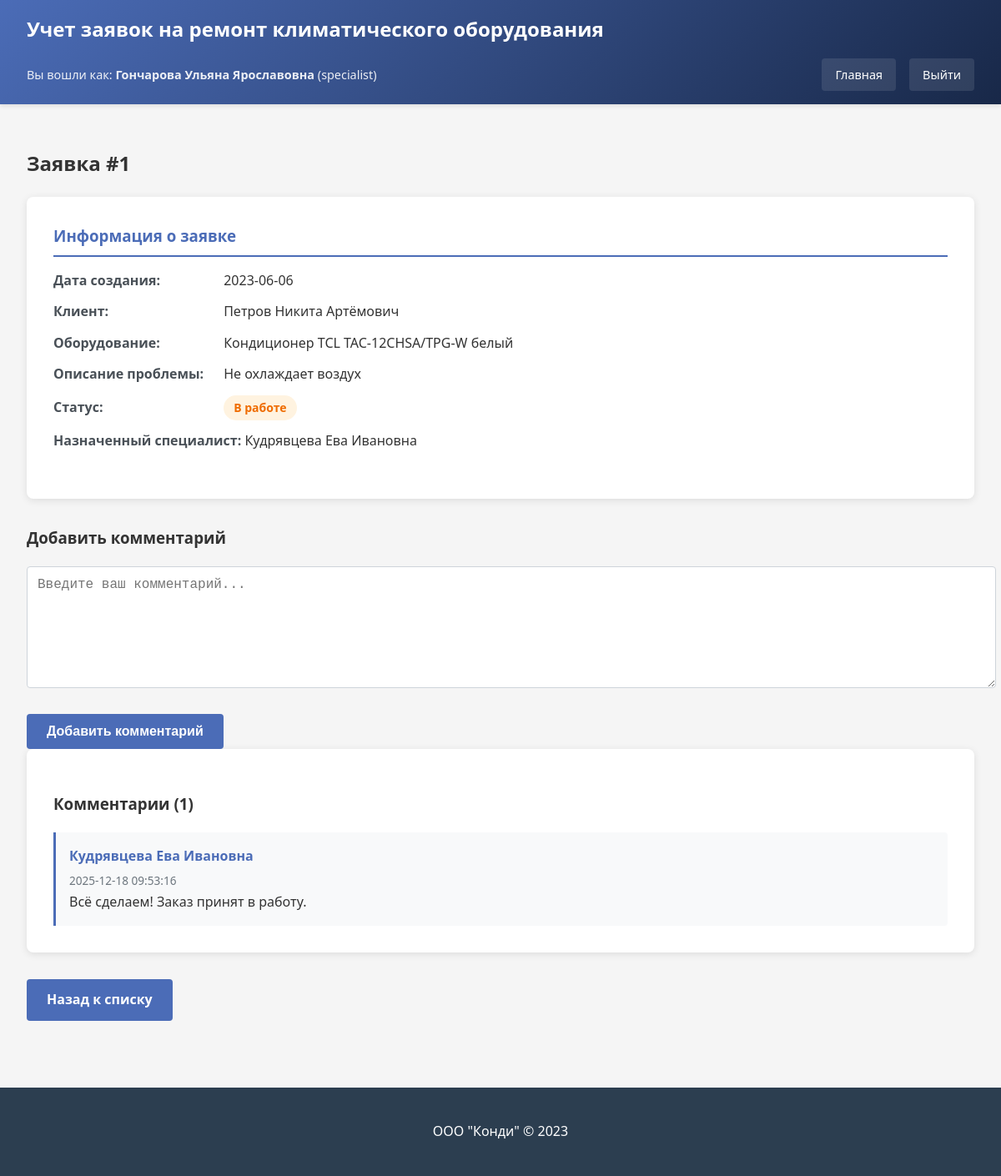
The app's page /request/1 (signed in) with its own data.
### tables this page shows
CREATE TABLE users (
    id INTEGER PRIMARY KEY AUTOINCREMENT,
    fio TEXT NOT NULL,
    phone TEXT NOT NULL,
    login TEXT UNIQUE NOT NULL,
    password_hash TEXT NOT NULL,
    role TEXT NOT NULL CHECK(role IN ('client', 'specialist', 'operator', 'manager', 'quality_manager', 'admin'))
);

CREATE TABLE repair_requests (
    id INTEGER PRIMARY KEY AUTOINCREMENT,
    created_date TIMESTAMP NOT NULL DEFAULT CURRENT_TIMESTAMP,
    client_id INTEGER NOT NULL,
    equipment_type TEXT NOT NULL,
    equipment_model TEXT NOT NULL,
    problem_description TEXT NOT NULL,
    status TEXT NOT NULL DEFAULT 'new' CHECK(status IN ('new', 'in_progress', 'waiting_parts', 'completed', 'cancelled')),
    assigned_specialist_id INTEGER,
    completion_date TIMESTAMP,
    repair_parts TEXT,
    FOREIGN KEY (client_id) REFERENCES users (id),
    FOREIGN KEY (assigned_specialist_id) REFERENCES users (id)
);

CREATE TABLE comments (
    id INTEGER PRIMARY KEY AUTOINCREMENT,
    request_id INTEGER NOT NULL,
    author_id INTEGER NOT NULL,
    message TEXT NOT NULL,
    created_at TIMESTAMP NOT NULL DEFAULT CURRENT_TIMESTAMP,
    FOREIGN KEY (request_id) REFERENCES repair_requests (id) ON DELETE CASCADE,
    FOREIGN KEY (author_id) REFERENCES users (id)
);

### app.py (the view)
@app.route('/request/<int:request_id>')
@login_required
def request_detail(request_id):
    db = get_db()
    request_data = db.execute('''
        SELECT r.*, uc.fio as client_fio, us.fio as specialist_fio
        FROM repair_requests r
        LEFT JOIN users uc ON r.client_id = uc.id
        LEFT JOIN users us ON r.assigned_specialist_id = us.id
        WHERE r.id = ?
    ''', (request_id,)).fetchone()
    if request_data is None:
        flash('Заявка не найдена.', 'danger')
        return redirect(url_for('index'))
    if g.user['role'] == 'client' and request_data['client_id'] != g.user['id']:
        flash('У вас нет доступа к этой заявке.', 'danger')
        return redirect(url_for('index'))
    comments = db.execute('''
        SELECT c.*, u.fio as author_fio
        FROM comments c
        JOIN users u ON c.author_id = u.id
        WHERE c.request_id = ?
        ORDER BY c.created_at DESC
    ''', (request_id,)).fetchall()
    masters = db.execute('''
        SELECT id, fio FROM users
        WHERE role IN ('specialist', 'admin')
        ORDER BY fio
    ''').fetchall()
    return render_template('request_detail.html',
                         request=request_data,
                         comments=comments,
                         masters=masters)

### app.py (called while the page is built)
@app.before_request
def load_logged_in_user():
    user_id = session.get('user_id')
    if user_id is None:
        g.user = None
    else:
        db = get_db()
        g.user = db.execute('SELECT * FROM users WHERE id = ?', (user_id,)).fetchone()

def login_required(view):
    from functools import wraps
    @wraps(view)
    def wrapped_view(**kwargs):
        if g.user is None:
            return redirect(url_for('login'))
        return view(**kwargs)
    return wrapped_view

### database.py (called while the page is built)
def get_db():
    if 'db' not in g:
        g.db = sqlite3.connect(DATABASE)
        g.db.row_factory = sqlite3.Row
    return g.db

### templates/request_detail.html (shortened to what this page needs)
{% extends 'layout.html' %}
{% block content %}
    <h2>Заявка #{{ request.id }}</h2>
    <div class="request-info">
        <div class="info-section">
            <h3>Информация о заявке</h3>
            <p><strong>Дата создания:</strong> {{ request.created_date }}</p>
            <p><strong>Клиент:</strong> {{ request.client_fio }}</p>
            <p><strong>Оборудование:</strong> {{ request.equipment_type }} {{ request.equipment_model }}</p>
            <p><strong>Описание проблемы:</strong> {{ request.problem_description }}</p>
            <p><strong>Статус:</strong>
                <span class="status status-{{ request.status }}">
                    {% if request.status == 'new' %}Новая
                    {% elif request.status == 'in_progress' %}В работе
                    {% elif request.status == 'waiting_parts' %}Ожидание запчастей
                    {% elif request.status == 'completed' %}Завершена
                    {% elif request.status == 'cancelled' %}Отменена
                    {% else %}{{ request.status }}{% endif %}
                </span>
            </p>
            <p><strong>Назначенный специалист:</strong>
                {% if request.specialist_fio %}
                    {{ request.specialist_fio }}
                {% else %}
                    <span class="text-muted">Не назначен</span>
                {% endif %}
            </p>
        </div>
    </div>
    {% if g.user['role'] in ['specialist', 'operator', 'admin', 'manager', 'quality_manager'] %}
    <div class="comment-form-section">
        <h3>Добавить комментарий</h3>
        <form method="post" action="{{ url_for('add_comment', request_id=request.id) }}">
            <div class="form-group">
                <textarea name="message" rows="3" placeholder="Введите ваш комментарий..." required></textarea>
            </div>
            <button type="submit" class="btn btn-primary">Добавить комментарий</button>
        </form>
    </div>
    {% endif %}
    <div class="comments-section">
        <h3>Комментарии ({{ comments|length }})</h3>
        {% if comments %}
            {% for comment in comments %}
                <div class="comment">
                    <div class="comment-header">
                        <strong>{{ comment.author_fio }}</strong>
                        <small>{{ comment.created_at }}</small>
                    </div>
                    <div class="comment-body">
                        {{ comment.message }}
                    </div>
                </div>
            {% endfor %}
        {% else %}
            <p class="text-muted">Комментариев пока нет.</p>
        {% endif %}
    </div>
    <a href="{{ url_for('index') }}" class="btn">Назад к списку</a>
{% endblock %}

### templates/layout.html (shortened to what this page needs)
<!DOCTYPE html>
<html lang="ru">
<head>
    <link rel="stylesheet" href="{{ url_for('static', filename='style.css') }}">
</head>
<body>
    <header>
        <h1>Учет заявок на ремонт климатического оборудования</h1>
        <nav>
            {% if g.user %}
                <span>Вы вошли как: <strong>{{ g.user['fio'] }}</strong> ({{ g.user['role'] }})</span>
                <a href="{{ url_for('index') }}">Главная</a>
                <a href="{{ url_for('logout') }}">Выйти</a>
            {% endif %}
        </nav>
    </header>
    <main>
        {% block content %}{% endblock %}
    </main>
    <footer>
        <p>ООО "Конди" &copy; 2023</p>
    </footer>
</body>
</html>

### static/style.css (style rules this page uses)
body { font-family: 'Segoe UI', Tahoma, Geneva, Verdana, sans-serif; margin: 0; padding: 0; background-color: #f5f5f5; color: #333; line-height: 1.6; }
header { background: linear-gradient(135deg, #4b6cb7 0%, #182848 100%); color: white; padding: 1rem 2rem; box-shadow: 0 2px 5px rgba(0,0,0,0.1); }
header h1 { margin: 0; font-size: 1.5rem; font-weight: 600; }
nav { margin-top: 1rem; display: flex; gap: 1rem; align-items: center; flex-wrap: wrap; }
nav span { margin-right: auto; font-size: 0.9rem; opacity: 0.9; }
nav a { color: white; text-decoration: none; padding: 0.5rem 1rem; border-radius: 4px; background-color: rgba(255,255,255,0.1); transition: background-color 0.3s; font-size: 0.9rem; }
main { padding: 2rem; max-width: 1200px; margin: 0 auto; min-height: 70vh; }
footer { text-align: center; padding: 1.5rem; background-color: #2c3e50; color: white; margin-top: 3rem; }
.form-group { margin-bottom: 1.5rem; }
.form-group input, .form-group select, .form-group textarea { width: 100%; padding: 0.75rem; border: 1px solid #ced4da; border-radius: 4px; font-size: 1rem; transition: border-color 0.3s; }
.form-group textarea { min-height: 120px; resize: vertical; }
.btn { display: inline-block; padding: 0.75rem 1.5rem; background: #4b6cb7; color: white; border: none; border-radius: 4px; cursor: pointer; font-size: 1rem; font-weight: 600; text-decoration: none; transition: all 0.3s; }
.status { display: inline-block; padding: 0.25rem 0.75rem; border-radius: 20px; font-size: 0.875rem; font-weight: 600; }
.status-in_progress { background: #fff3e0; color: #ef6c00; }
.request-info { background: white; padding: 2rem; border-radius: 8px; box-shadow: 0 2px 10px rgba(0,0,0,0.1); margin-bottom: 2rem; }
.info-section { margin-bottom: 1.5rem; }
.info-section h3 { margin-top: 0; color: #4b6cb7; border-bottom: 2px solid #4b6cb7; padding-bottom: 0.5rem; margin-bottom: 1rem; }
.info-section p { margin: 0.75rem 0; }
.info-section strong { color: #495057; min-width: 200px; display: inline-block; }
.comments-section { background: white; padding: 2rem; border-radius: 8px; box-shadow: 0 2px 10px rgba(0,0,0,0.1); margin-bottom: 2rem; }
.comment { border-left: 3px solid #4b6cb7; padding: 1rem; margin-bottom: 1rem; background: #f8f9fa; border-radius: 0 4px 4px 0; }
.comment:last-child { margin-bottom: 0; }
.comment strong { color: #4b6cb7; display: block; margin-bottom: 0.25rem; }
.comment small { color: #6c757d; font-size: 0.85rem; }

### records on screen
users: user.fio "Гончарова Ульяна Ярославовна", user.role "specialist"
repair_requests: id "1", created_date "2023-06-06", equipment_type "Кондиционер", equipment_model "TCL TAC-12CHSA/TPG-W белый", problem_description "Не охлаждает воздух"
users: client_fio "Петров Никита Артёмович"
users: specialist_fio "Кудрявцева Ева Ивановна"
comments: author_fio "Кудрявцева Ева Ивановна", created_at "2025-12-18 09:53:16", message "Всё сделаем! Заказ принят в работу."

### other values on screen
{{ comments|length }} "1"
